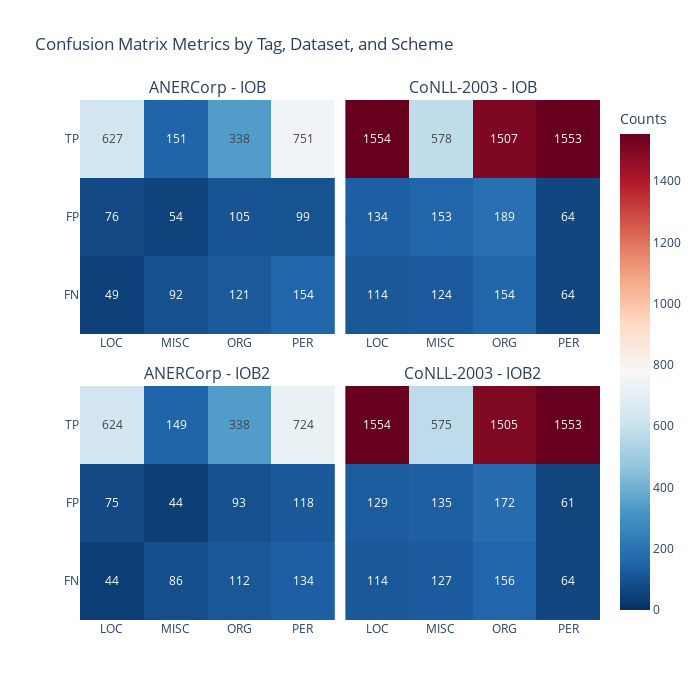

Notebook code for this chart:
### Markdown cell above
confusion heatmap

### Code cell
matrix_data = []
for data, values in dash_data.items():
    entity_matrix = pd.DataFrame(values.entity_non_strict_confusion_data['confusion_matrix']).T 
    entity_strict_matrix = pd.DataFrame(values.entity_strict_confusion_data['confusion_matrix']).T
    entity_matrix['Dataset'] = data
    entity_matrix['Scheme'] = 'IOB'
    entity_strict_matrix['Dataset'] = data
    entity_strict_matrix['Scheme'] = 'IOB2'
    matrix_data.append(pd.concat([
		entity_matrix, 
		entity_strict_matrix
	]))
    
matrix_df = pd.concat(matrix_data)
matrix_df.reset_index(inplace=True)
matrix_df.rename(columns={'index': 'Tag'}, inplace=True)
tag_mapping = {
    'PERS': 'PER'
}

dataset_mapping = {
    'ANERCorp_CamelLab_arabertv02': 'ANERCorp',
    'conll2003_bert': 'CoNLL-2003'
}

matrix_df['Tag'] = matrix_df['Tag'].replace(tag_mapping)
matrix_df['Dataset'] = matrix_df['Dataset'].replace(dataset_mapping)
# # df = df[[col for col in df.columns if col != 'F1']].copy()
# entity_report_data = df[~df['Tag'].isin(['micro', 'macro', 'weighted'])]
matrix_df



# Melt the DataFrame to align with Plotly requirements
df_final = matrix_df.melt(id_vars=['Tag', 'Dataset', 'Scheme'], value_vars=['TP', 'FP', 'FN'], 
                    var_name='Metric', value_name='Count')



# Assuming 'df_final' is your DataFrame prepared for plotting
unique_schemes = df_final['Scheme'].unique()
unique_datasets = df_final['Dataset'].unique()

# Create subplot configuration
fig = make_subplots(rows=len(unique_schemes), cols=len(unique_datasets),
                    subplot_titles=[f"{dataset} - {scheme}" for scheme in unique_schemes for dataset in unique_datasets],
                    shared_yaxes=True, horizontal_spacing=0.02, vertical_spacing=0.1)

# Determine the range of values to set a common scale
max_value = df_final['Count'].max()

# Add heatmaps
for idx, scheme in enumerate(unique_schemes):
    for jdx, dataset in enumerate(unique_datasets):
        filtered_data = df_final[(df_final['Scheme'] == scheme) & (df_final['Dataset'] == dataset)]
        heatmap_data = filtered_data.pivot_table(index='Metric', columns='Tag', values='Count', fill_value=0)
        text_data = filtered_data.pivot_table(index='Metric', columns='Tag', values='Count', fill_value=0).astype(int)

        
        
        fig.add_trace(
            go.Heatmap(
                z=heatmap_data,
                x=heatmap_data.columns,
                y=heatmap_data.index,
                colorscale='RdBu_r',
                coloraxis="coloraxis",  # Use a unified color axis
                text=text_data,  # Add text annotations
                texttemplate="%{text}",  # Use the text values directly
                hovertemplate="Metric: %{y}<br>Tag: %{x}<br>Count: %{text}<extra></extra>",
            ),
            row=idx + 1, col=jdx + 1
        )

# Update layout with a unified color scale and adjust the color bar
fig.update_layout(
    coloraxis=dict(colorscale='RdBu_r', cmin=0, cmax=max_value, colorbar=dict(title="Counts")),
    title_text="Confusion Matrix Metrics by Tag, Dataset, and Scheme",
    template="plotly_white",
    height=700, width=700,
)

fig.show()

### Figure 1 — Plotly figure (JSON) as saved in the notebook; plotly's stock layout.template omitted (floating-point values rounded to 4 significant figures)
{"data": [{"coloraxis": "coloraxis", "colorscale": [[0, "rgb(5,48,97)"], [0.1, "rgb(33,102,172)"], [0.2, "rgb(67,147,195)"], [0.3, "rgb(146,197,222)"], [0.4, "rgb(209,229,240)"], [0.5, "rgb(247,247,247)"], [0.6, "rgb(253,219,199)"], [0.7, "rgb(244,165,130)"], [0.8, "rgb(214,96,77)"], [0.9, "rgb(178,24,43)"], [1, "rgb(103,0,31)"]], "hovertemplate": "Metric: %{y}<br>Tag: %{x}<br>Count: %{text}<extra></extra>", "text": [[49, 92, 121, 154], [76, 54, 105, 99], [627, 151, 338, 751]], "texttemplate": "%{text}", "type": "heatmap", "x": ["LOC", "MISC", "ORG", "PER"], "xaxis": "x", "y": ["FN", "FP", "TP"], "yaxis": "y", "z": [[49, 92, 121, 154], [76, 54, 105, 99], [627, 151, 338, 751]]}, {"coloraxis": "coloraxis", "colorscale": [[0, "rgb(5,48,97)"], [0.1, "rgb(33,102,172)"], [0.2, "rgb(67,147,195)"], [0.3, "rgb(146,197,222)"], [0.4, "rgb(209,229,240)"], [0.5, "rgb(247,247,247)"], [0.6, "rgb(253,219,199)"], [0.7, "rgb(244,165,130)"], [0.8, "rgb(214,96,77)"], [0.9, "rgb(178,24,43)"], [1, "rgb(103,0,31)"]], "hovertemplate": "Metric: %{y}<br>Tag: %{x}<br>Count: %{text}<extra></extra>", "text": [[114, 124, 154, 64], [134, 153, 189, 64], [1554, 578, 1507, 1553]], "texttemplate": "%{text}", "type": "heatmap", "x": ["LOC", "MISC", "ORG", "PER"], "xaxis": "x2", "y": ["FN", "FP", "TP"], "yaxis": "y2", "z": [[114, 124, 154, 64], [134, 153, 189, 64], [1554, 578, 1507, 1553]]}, {"coloraxis": "coloraxis", "colorscale": [[0, "rgb(5,48,97)"], [0.1, "rgb(33,102,172)"], [0.2, "rgb(67,147,195)"], [0.3, "rgb(146,197,222)"], [0.4, "rgb(209,229,240)"], [0.5, "rgb(247,247,247)"], [0.6, "rgb(253,219,199)"], [0.7, "rgb(244,165,130)"], [0.8, "rgb(214,96,77)"], [0.9, "rgb(178,24,43)"], [1, "rgb(103,0,31)"]], "hovertemplate": "Metric: %{y}<br>Tag: %{x}<br>Count: %{text}<extra></extra>", "text": [[44, 86, 112, 134], [75, 44, 93, 118], [624, 149, 338, 724]], "texttemplate": "%{text}", "type": "heatmap", "x": ["LOC", "MISC", "ORG", "PER"], "xaxis": "x3", "y": ["FN", "FP", "TP"], "yaxis": "y3", "z": [[44, 86, 112, 134], [75, 44, 93, 118], [624, 149, 338, 724]]}, {"coloraxis": "coloraxis", "colorscale": [[0, "rgb(5,48,97)"], [0.1, "rgb(33,102,172)"], [0.2, "rgb(67,147,195)"], [0.3, "rgb(146,197,222)"], [0.4, "rgb(209,229,240)"], [0.5, "rgb(247,247,247)"], [0.6, "rgb(253,219,199)"], [0.7, "rgb(244,165,130)"], [0.8, "rgb(214,96,77)"], [0.9, "rgb(178,24,43)"], [1, "rgb(103,0,31)"]], "hovertemplate": "Metric: %{y}<br>Tag: %{x}<br>Count: %{text}<extra></extra>", "text": [[114, 127, 156, 64], [129, 135, 172, 61], [1554, 575, 1505, 1553]], "texttemplate": "%{text}", "type": "heatmap", "x": ["LOC", "MISC", "ORG", "PER"], "xaxis": "x4", "y": ["FN", "FP", "TP"], "yaxis": "y4", "z": [[114, 127, 156, 64], [129, 135, 172, 61], [1554, 575, 1505, 1553]]}], "layout": {"annotations": [{"font": {"size": 16}, "showarrow": false, "text": "ANERCorp - IOB", "x": 0.245, "xanchor": "center", "xref": "paper", "y": 1, "yanchor": "bottom", "yref": "paper"}, {"font": {"size": 16}, "showarrow": false, "text": "CoNLL-2003 - IOB", "x": 0.755, "xanchor": "center", "xref": "paper", "y": 1, "yanchor": "bottom", "yref": "paper"}, {"font": {"size": 16}, "showarrow": false, "text": "ANERCorp - IOB2", "x": 0.245, "xanchor": "center", "xref": "paper", "y": 0.45, "yanchor": "bottom", "yref": "paper"}, {"font": {"size": 16}, "showarrow": false, "text": "CoNLL-2003 - IOB2", "x": 0.755, "xanchor": "center", "xref": "paper", "y": 0.45, "yanchor": "bottom", "yref": "paper"}], "coloraxis": {"cmax": 1554, "cmin": 0, "colorbar": {"title": {"text": "Counts"}}, "colorscale": [[0, "rgb(5,48,97)"], [0.1, "rgb(33,102,172)"], [0.2, "rgb(67,147,195)"], [0.3, "rgb(146,197,222)"], [0.4, "rgb(209,229,240)"], [0.5, "rgb(247,247,247)"], [0.6, "rgb(253,219,199)"], [0.7, "rgb(244,165,130)"], [0.8, "rgb(214,96,77)"], [0.9, "rgb(178,24,43)"], [1, "rgb(103,0,31)"]]}, "height": 700, "title": {"text": "Confusion Matrix Metrics by Tag, Dataset, and Scheme"}, "width": 700, "xaxis": {"anchor": "y", "domain": [0, 0.49]}, "xaxis2": {"anchor": "y2", "domain": [0.51, 1]}, "xaxis3": {"anchor": "y3", "domain": [0, 0.49]}, "xaxis4": {"anchor": "y4", "domain": [0.51, 1]}, "yaxis": {"anchor": "x", "domain": [0.55, 1]}, "yaxis2": {"anchor": "x2", "domain": [0.55, 1], "matches": "y", "showticklabels": false}, "yaxis3": {"anchor": "x3", "domain": [0, 0.45]}, "yaxis4": {"anchor": "x4", "domain": [0, 0.45], "matches": "y3", "showticklabels": false}}}
